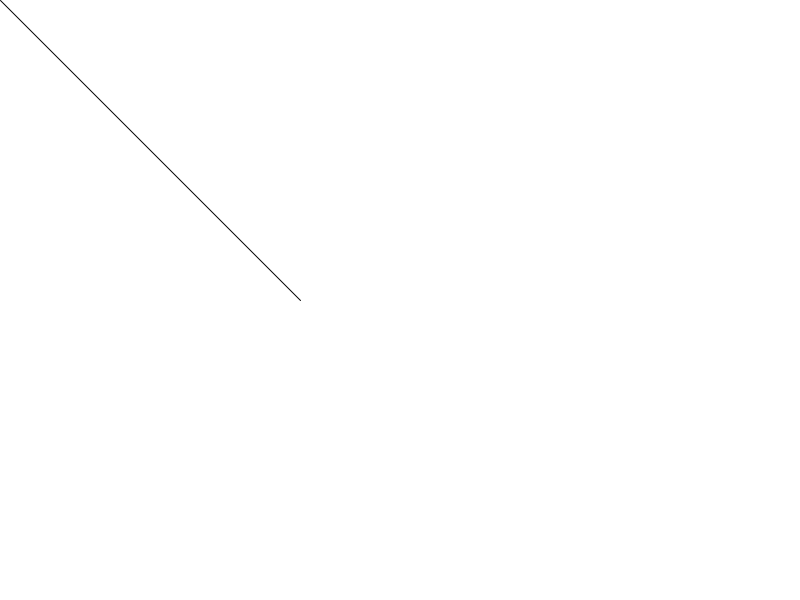
Frame 1 (no input)
Frame 60 (the mouse pressed at the canvas centre just before this capture): identical to frame 1, image omitted
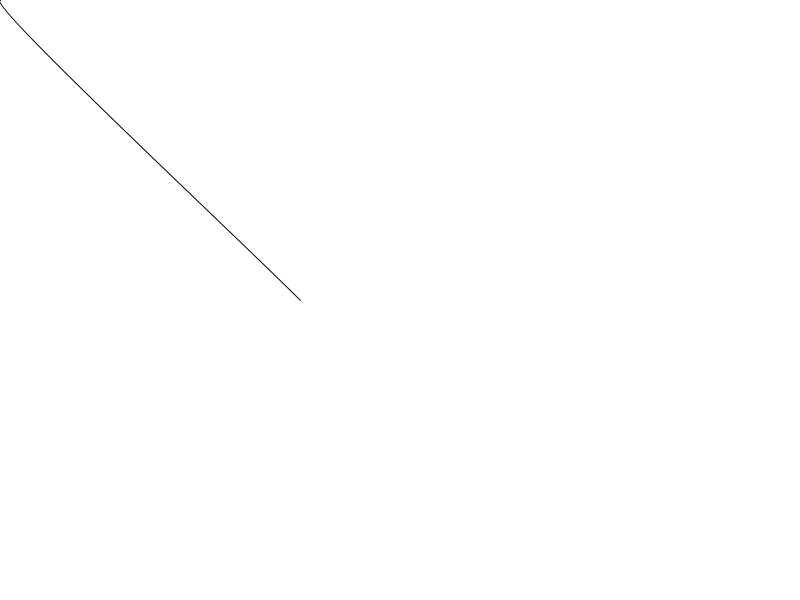
Frame 120 (the mouse held since frame 60 and released just before this capture)

The Processing sketch that drew these frames (run headless with seeded random() and noise(); from frame 60 on, the mouse is pressed at the canvas centre):

// Processing sketch: HermiteSplineSketch_pde
// ── HermiteSplineSketch_pde.pde
/*
 * HermiteSplineSketch
 * 
 * On-Click user can create a hermite spline curve by dragging their mouse
 */
 
 // Global vars
 int clickedX, clickedY;
 int dragX, dragY;
 
 void setup() {
    size(800, 600);
 }
 
 
 void draw() {
   // white background
   background(255);
   stroke(0);
   curve(clickedX, clickedY, dragX, dragY, 300, 300, 400, 400);
      
 }
 
 void mousePressed() {
   clickedX = mouseX;
   clickedY = mouseY;
 }
 
 void mouseDragged() {
   dragX = mouseX;
   dragY = mouseY;
 }
